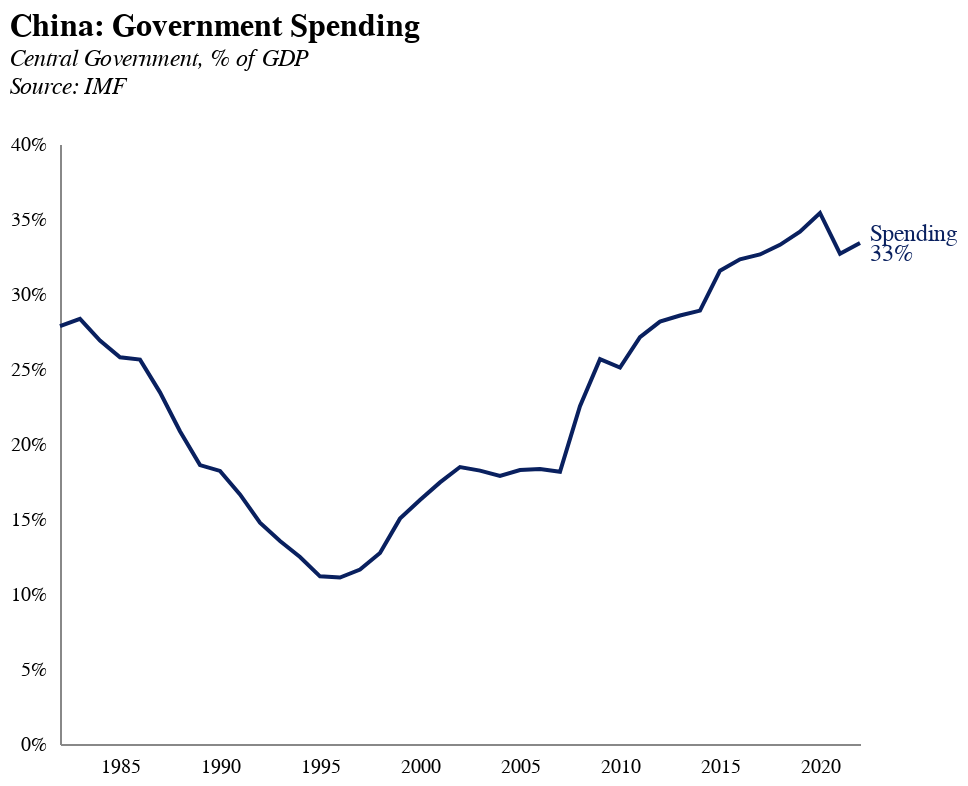

Notebook code cell kept with this figure:
### Markdown cell above
## Chart 1: Gov Spending as a % of GDP (long-term)

### Code cell
df = pd.read_csv("data/imf_gov_spending_gdp.csv")
df = df.iloc[1:]
df.columns = ["Country"] + list(df.columns[1:])

# replace China, People's Republic of with China
df["Country"] = df["Country"].str.replace("China, People's Republic of", "China")

df = df.query("Country == 'China'")

df = df.melt(id_vars=["Country"], var_name="Year", value_name="Value")

df["Value"] = pd.to_numeric(df["Value"], errors="coerce")
df = df.dropna()
df["Value"] = df["Value"] / 100

df["Year"] = pd.to_datetime(df["Year"], format="%Y")

spend_df = df.copy()

base = alt.Chart(df).encode(
    x=alt.X("Year:T", axis=alt.Axis(labelAngle=0)),
    y=alt.Y("Value:Q", title="", axis=alt.Axis(format="%")),
)

line = base.mark_line().encode(
    color=alt.value("rgb(9, 32, 95)")
)


label_1 = base.transform_filter("year(datum.Year) == 2022").mark_text(
    align="left",
    baseline="middle",
    dx=5,
    dy=5,
    fontSize=12,
).encode(
    text=alt.Text("Value:Q", format=".0%"),
    color=alt.value("rgb(9, 32, 95)")
)

label_2 = base.transform_filter("year(datum.Year) == 2022").mark_text(
    align="left",
    baseline="middle",
    dx=5,
    dy=-5,
    fontSize=12,
    text=alt.expr("'Spending'")
).encode(

    color=alt.value("rgb(9, 32, 95)")
)



chart = line + label_1 + label_2

chart = chart.properties(
    title = alt.TitleParams(
            "China: Government Spending",
    subtitle=["Central Government, % of GDP", "Source: IMF", ""],
    ),

    width=400,
    height=300
)

chart.display()

chart.save("charts/china/gov_spending_gdp.json")
chart.save("charts/china/gov_spending_gdp.png", scale_factor=2.0)
chart.save("charts/china/gov_spending_gdp.svg")

### Figure 1 — Vega-Lite specification as saved in the notebook (floating-point values rounded to 4 significant figures)
{"config": {"axisX": {"labelPadding": 6, "tickOpacity": 0, "title": null, "grid": false, "ticks": false, "labelSeparation": 10}, "axisY": {"title": null, "grid": false, "tickOpacity": 0}, "title": {"fontSize": 16, "subtitleFontSize": 12, "subtitleFontStyle": "italic", "anchor": "start", "color": "black"}, "view": {"stroke": "transparent"}}, "layer": [{"mark": {"type": "line"}, "encoding": {"color": {"value": "rgb(9, 32, 95)"}, "x": {"axis": {"labelAngle": 0}, "field": "Year", "type": "temporal"}, "y": {"axis": {"format": "%"}, "field": "Value", "title": "", "type": "quantitative"}}}, {"mark": {"type": "text", "align": "left", "baseline": "middle", "dx": 5, "dy": 5, "fontSize": 12}, "encoding": {"color": {"value": "rgb(9, 32, 95)"}, "text": {"field": "Value", "format": ".0%", "type": "quantitative"}, "x": {"axis": {"labelAngle": 0}, "field": "Year", "type": "temporal"}, "y": {"axis": {"format": "%"}, "field": "Value", "title": "", "type": "quantitative"}}, "transform": [{"filter": "year(datum.Year) == 2022"}]}, {"mark": {"type": "text", "align": "left", "baseline": "middle", "dx": 5, "dy": -5, "fontSize": 12, "text": {"expr": "'Spending'"}}, "encoding": {"color": {"value": "rgb(9, 32, 95)"}, "x": {"axis": {"labelAngle": 0}, "field": "Year", "type": "temporal"}, "y": {"axis": {"format": "%"}, "field": "Value", "title": "", "type": "quantitative"}}, "transform": [{"filter": "year(datum.Year) == 2022"}]}], "data": {"name": "data-366850c44f86b62d31e3e319cf9db37d"}, "height": 300, "title": {"text": "China: Government Spending", "subtitle": ["Central Government, % of GDP", "Source: IMF", ""]}, "width": 400, "$schema": "https://vega.github.io/schema/vega-lite/v5.8.0.json", "datasets": {"data-366850c44f86b62d31e3e319cf9db37d": [{"Country": "China", "Year": "1982-01-01T00:00:00", "Value": 0.2786}, {"Country": "China", "Year": "1983-01-01T00:00:00", "Value": 0.2834}, {"Country": "China", "Year": "1984-01-01T00:00:00", "Value": 0.269}, {"Country": "China", "Year": "1985-01-01T00:00:00", "Value": 0.2578}, {"Country": "China", "Year": "1986-01-01T00:00:00", "Value": 0.2562}, {"Country": "China", "Year": "1987-01-01T00:00:00", "Value": 0.2344}, {"Country": "China", "Year": "1988-01-01T00:00:00", "Value": 0.2085}, {"Country": "China", "Year": "1989-01-01T00:00:00", "Value": 0.186}, {"Country": "China", "Year": "1990-01-01T00:00:00", "Value": 0.1821}, {"Country": "China", "Year": "1991-01-01T00:00:00", "Value": 0.1664}, {"Country": "China", "Year": "1992-01-01T00:00:00", "Value": 0.1475}, {"Country": "China", "Year": "1993-01-01T00:00:00", "Value": 0.1353}, {"Country": "China", "Year": "1994-01-01T00:00:00", "Value": 0.1247}, {"Country": "China", "Year": "1995-01-01T00:00:00", "Value": 0.1118}, {"Country": "China", "Year": "1996-01-01T00:00:00", "Value": 0.111}, {"Country": "China", "Year": "1997-01-01T00:00:00", "Value": 0.1163}, {"Country": "China", "Year": "1998-01-01T00:00:00", "Value": 0.1274}, {"Country": "China", "Year": "1999-01-01T00:00:00", "Value": 0.1502}, {"Country": "China", "Year": "2000-01-01T00:00:00", "Value": 0.1627}, {"Country": "China", "Year": "2001-01-01T00:00:00", "Value": 0.1744}, {"Country": "China", "Year": "2002-01-01T00:00:00", "Value": 0.1846}, {"Country": "China", "Year": "2003-01-01T00:00:00", "Value": 0.1823}, {"Country": "China", "Year": "2004-01-01T00:00:00", "Value": 0.1787}, {"Country": "China", "Year": "2005-01-01T00:00:00", "Value": 0.1827}, {"Country": "China", "Year": "2006-01-01T00:00:00", "Value": 0.1834}, {"Country": "China", "Year": "2007-01-01T00:00:00", "Value": 0.1815}, {"Country": "China", "Year": "2008-01-01T00:00:00", "Value": 0.2253}, {"Country": "China", "Year": "2009-01-01T00:00:00", "Value": 0.2565}, {"Country": "China", "Year": "2010-01-01T00:00:00", "Value": 0.2509}, {"Country": "China", "Year": "2011-01-01T00:00:00", "Value": 0.2712}, {"Country": "China", "Year": "2012-01-01T00:00:00", "Value": 0.2816}, {"Country": "China", "Year": "2013-01-01T00:00:00", "Value": 0.2856}, {"Country": "China", "Year": "2014-01-01T00:00:00", "Value": 0.2889}, {"Country": "China", "Year": "2015-01-01T00:00:00", "Value": 0.3155}, {"Country": "China", "Year": "2016-01-01T00:00:00", "Value": 0.3232}, {"Country": "China", "Year": "2017-01-01T00:00:00", "Value": 0.3264}, {"Country": "China", "Year": "2018-01-01T00:00:00", "Value": 0.3328}, {"Country": "China", "Year": "2019-01-01T00:00:00", "Value": 0.3415}, {"Country": "China", "Year": "2020-01-01T00:00:00", "Value": 0.354}, {"Country": "China", "Year": "2021-01-01T00:00:00", "Value": 0.3269}, {"Country": "China", "Year": "2022-01-01T00:00:00", "Value": 0.334}]}}
